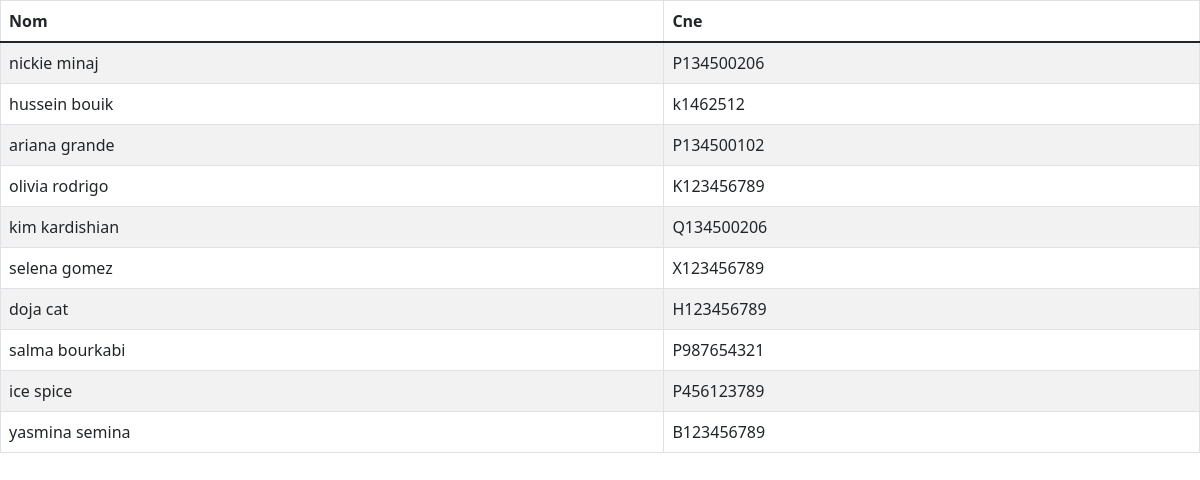
The page / on the database its author committed.
### tables this page shows
CREATE TABLE `personne` (
  `Id` int(11) NOT NULL,
  `Nom` varchar(255) NOT NULL,
  `CNE` varchar(100) DEFAULT NULL
);

### GestionStagiaire.php (called while the page is built)
<?php
include __DIR__ . '/Stagiaire.php';
class GestionStagiaire
{
    private $pdo;
    public function __construct()
    {
        $this->pdo = new PDO('mysql:host=localhost;dbname=arbre_competence', 'root', '');
    }
    public function AfficherTous()
    {
        $sql = 'SELECT Id, Nom, CNE FROM personne';
        $stmt = $this->pdo->prepare($sql);
        $stmt->execute();
        $stagiaires = [];
        foreach ($stmt->fetchAll(PDO::FETCH_ASSOC) as $stagiaire_data) {
            $stagiaire = new Stagiaire();
            $stagiaire->setId($stagiaire_data['Id']);
            $stagiaire->setNom($stagiaire_data['Nom']);
            $stagiaire->setCne($stagiaire_data['CNE']);
            $stagiaires[] = $stagiaire;
        }
        return $stagiaires;
    }
}
?>

### Stagiaire.php (called while the page is built, shortened)
<?php
class Stagiaire{
    private $Nom;
    private $CNE;
    public function getNom() {
        return $this->Nom;
    }
    public function setNom($NOM) {
        $this->Nom = $NOM;
    }
    public function getCne() {
        return $this->CNE;
    }
    public function setCne($CNE) {
        $this->CNE = $CNE;
    }
}
?>

### index.php (the view, shortened to what this page needs)
<?php
include "GestionStagiaire.php";
$gestionStagiaire = new GestionStagiaire();
$stagiaires = $gestionStagiaire->AfficherTous();
?>
<!DOCTYPE html>
<html lang="fr">
<head>
  <link rel="stylesheet" href="https://cdn.jsdelivr.net/npm/bootstrap@5.1.3/dist/css/bootstrap.min.css">
</head>
<body>
  <div class="table-responsive">
    <table class="table table-striped table-hover table-bordered">
      <thead>
        <tr>
          <th>Nom</th>
          <th>Cne</th>
        </tr>
      </thead>
      <tbody>
        <?php foreach($stagiaires as $stagiaire){ ?>
          <tr>
            <td><?= $stagiaire->getNom() ?></td>
            <td><?= $stagiaire->getCne() ?></td>
          </tr>
        <?php } ?>
      </tbody>
    </table>
  </div>
</body>
</html>

### rows shown on the page
personne: Nom "nickie minaj", CNE "P134500206"
personne: Nom "hussein bouik", CNE "k1462512"
personne: Nom "ariana grande", CNE "P134500102"
personne: Nom "olivia rodrigo", CNE "K123456789"
personne: Nom "kim kardishian", CNE "Q134500206"
personne: Nom "selena gomez", CNE "X123456789"
personne: Nom "doja cat", CNE "H123456789"
personne: Nom "salma bourkabi", CNE "P987654321"
personne: Nom "ice spice", CNE "P456123789"
personne: Nom "yasmina semina", CNE "B123456789"
